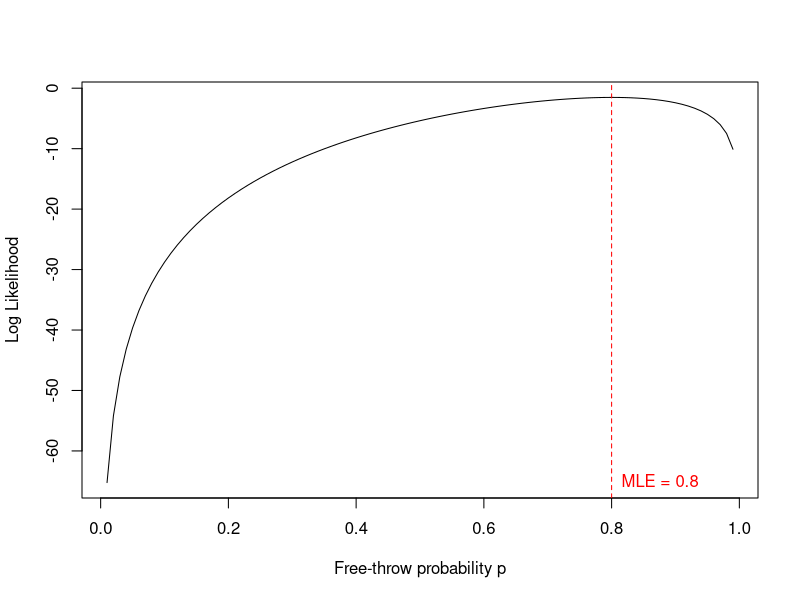

The R source for this figure:
#label===loglik
shots <- 20
made <- 16

pgrid <- seq(0.01, 0.99, by = 0.01)
loglike <- dbinom(made, size = shots, prob = pgrid, log = TRUE)
phat <- pgrid[which.max(loglike)]
#===end

## Save figure for the book build
#label===plotloglik
pdf("images/chapter_6/loglik_binom.pdf", width = 6, height = 4)
plot(pgrid, loglike, type = "l", xlab = "Free-throw probability p",
     ylab = "Log Likelihood")
abline(v = phat, lty = 2, col = "red")
text(phat, min(loglike), labels = paste0("MLE = ", round(phat, 2)),
     pos = 4, col = "red")
dev.off()
#===end
